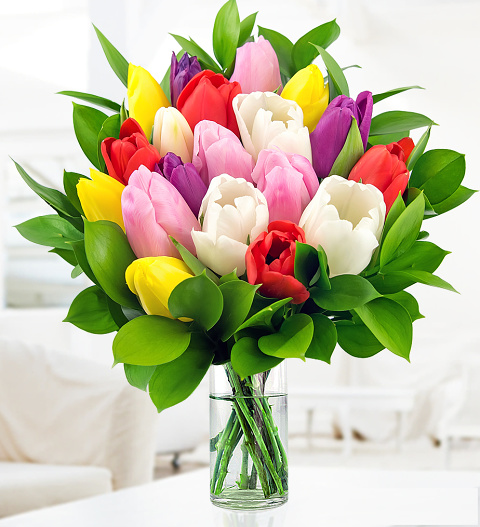
#> input picture tulips.jpg, 480 x 527 px
$ jupyter execute --allow-errors Midterm_part2.ipynb   (shell and % lines are left out)   (Python 2 division)   (older library calls are emulated)
#> lines starting #> are read from the running program, lines starting #| are printed output that depends on the picture
* __ Задача 4__: Дан трёхмерный массив, содержащий изображение, размера (height, width, numChannels), а также вектор длины numChannels. Сложить каналы изображения с указанными весами, и вернуть результат в виде матрицы размера (height, width). В ноутбуке приведите пример работы функции – преобразуйте цветное изображение в оттенки серого, использовав коэффициенты np.array([0.299, 0.587, 0.114]). Считать реальное изображение можно при помощи функции scipy.misc.imread (если изображение не в формате png, установите пакет pillow).

[cell 1]
import numpy as np
from PIL import Image

[cell 2]
#task4
image_file = Image.open("tulips.jpg")
#> image_file is the input picture: PIL image 480x527 RGB; mean R, G, B 195.4, 190.6, 161
image_file = image_file.convert('1')
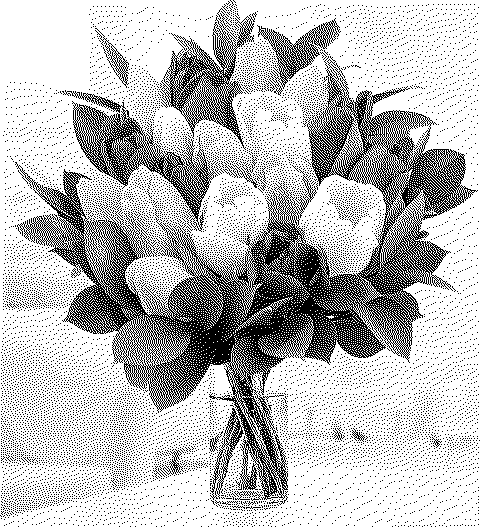
#> image_file: PIL image 480x527 1; 73.9% white; black in thin lines or dots
image_file

[cell 3]
import pylab as pl
import matplotlib.cm as cm
import numpy as np
basewidth = 300
img = Image.open('tulips.jpg')
wpercent = (basewidth/float(img.size[0]))
#> wpercent = 0.625
hsize = int((float(img.size[1])*float(wpercent)))
#> hsize = 329
img = img.resize((basewidth,hsize), Image.ANTIALIAS)
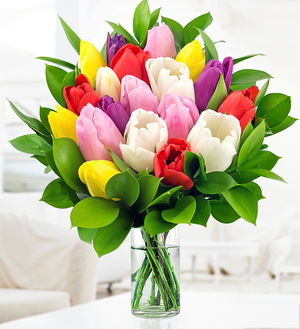
#> img: PIL image 300x329 RGB; mean R, G, B 195.3, 190.6, 161
image = img
image_grey = image.convert('L')
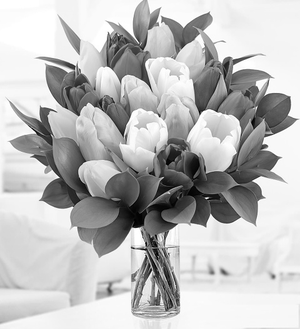
#> image_grey: PIL image 300x329 L; min 0, max 255, mean 188.7
image_array = np.array(image_grey)
pl.imshow(image_array, cmap=cm.Greys_r)
pl.show()

### Задача 7
Для каждой задачи сравните скорость работы невекторизованной и векторизованной реализации. С помощью пакета matplotlib или plotly постройте графики времени работы в зависимости от размера данных. Графики должны выглядеть опрятно! То есть должны быть подписаны оси, названия графиков, и т.д. Например, ниже представлены хороший и плохой графики:

[cell 4]
#task7
import matplotlib.pyplot as plt
import numpy as np


data_size = np.array([10, 30, 70, 120])
time_non_vectorized = data_size ** 2 + 10
time_vectorized = data_size ** 1.5

f, (ax1, ax2) = plt.subplots(1, 2, figsize=(13, 5))

ax1.plot(data_size, time_non_vectorized)
ax1.plot(data_size, time_vectorized)
ax1.set_title(u"Плохой график")
ax1.set_xlabel(u"Размер данных")
ax1.set_ylabel(u"Время")

ax2.plot(data_size, time_non_vectorized, label=u"Невекторизованная")
ax2.plot(data_size, time_vectorized, label=u"Векторизованная")
ax2.set_title(u"Хороший график")
ax2.set_xlabel(u"Длина массива")
ax2.set_ylabel(u"Время (с)")
ax2.grid()
ax2.legend()

f.show()
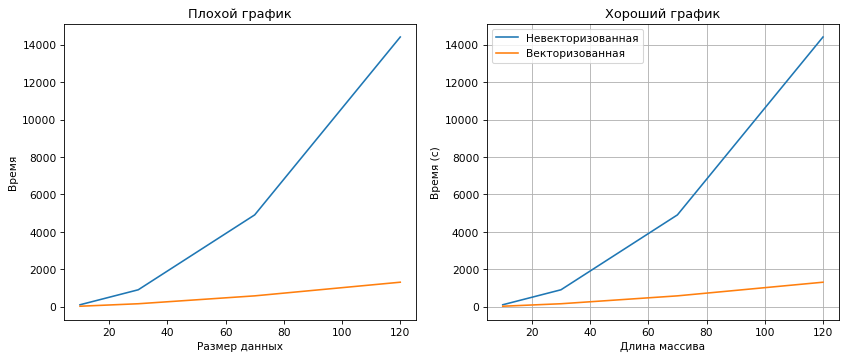
#> figure drawn by matplotlib, 2 panels
